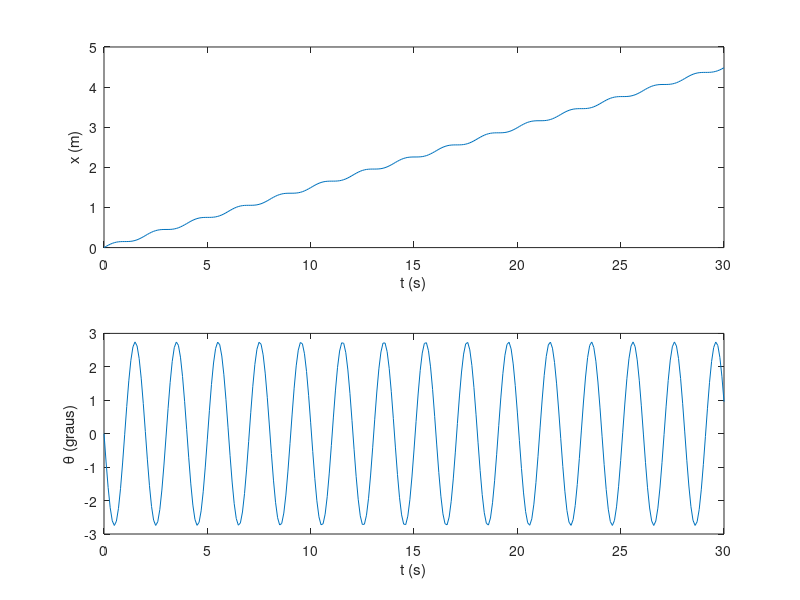
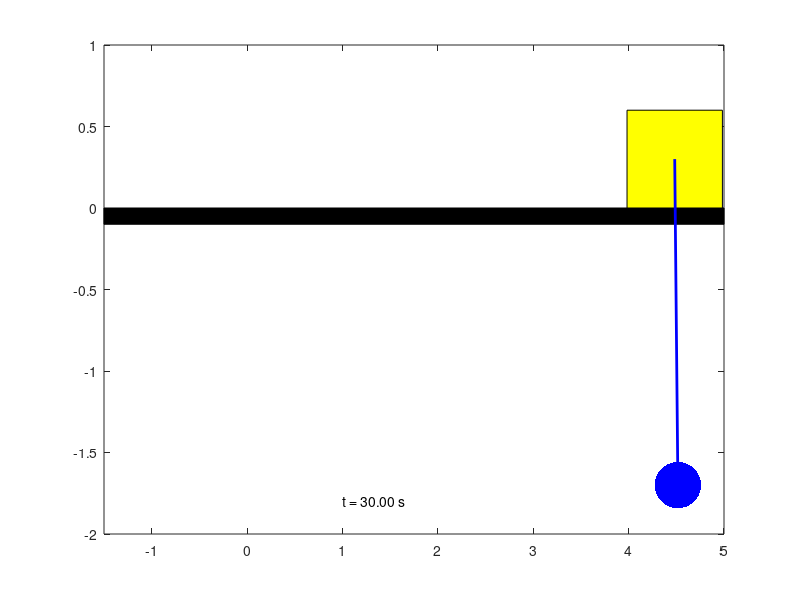

MATLAB code to generate these figures, in order:
%% Simulação do Problema da Grua (Aula 01) 
% Funções utilizadas (veja documentação): 
%  -> close: fechar figuras abertas
%  -> tf: função para criar funções de transferência
%  -> impulse: obter a resposta ao impulso unitário
%  -> figure: abrir (nova) figura
%  -> subplot: criar sub-gráficos em uma mesma figura
%  -> xlabel: texto do eixo X (abscissa)
%  -> ylabel: texto do eixo Y (ordenada)
%  -> xlim: valores mínimo e máximo da abscissa
%  -> ylim: valores mínimo e máximo da ordenada
%  -> hold on, off: plotar, ou não, o gráfico sobre os anteriores
%  -> plot: traçar um gráfico 2D
%  -> area: traçar gráfico 2D com interior preenchido
%  -> tic, toc: "tic" zera um contador de tempo e "toc" retorna o valor 
%    deste contador
close all;
% Dados numéricos
M = 1000; % massa do carro [kg]
m = 1000; % massa do gancho [kg]
I = 1; % Inércia do gancho [km*m^2]
L = 2; % Comprimento da correia [m]
g = 9.8; %  aceleração gravitacional [m/s^2]
s = tf('s'); % variável de Laplace
% Modelo dinâmico
%   -> TT(s)/F(s) = b1/(s^2-a1)
%   -> X(s)/F(s) = (a2*b1/(s^2-a1) + b2)/s^2 = (b2*s^2 - b2*a1 + a2*b1)/(s^4-a1*s^2)
a1 = -(M+m)*m*g*L/(I*(M+m)+M*m*L^2);
b1 = -m*L/(I*(M+m)+M*m*L^2);
a2 = m^2*L^2*g/(I*(M+m)+M*m*L^2);
b2 = (I+m*L^2)/(I*(M+m)+M*m*L^2);
TTs_Fs = b1/(s^2-a1);
Xs_Fs = (b2*s^2 - b2*a1 + a2*b1)/(s^4-a1*s^2);
% Simulação: Impulso de 500N, 
t=0:0.1:30; %vetor de tempo
x = impulse(Xs_Fs*300,t); % resposta da posição x do carro [m]
tt = impulse(TTs_Fs*300,t); % resposta do ângulo theta da correia [rad]
figure, % gráficos
subplot(211), plot(t,x), ylabel('x (m)'), xlabel('t (s)');
subplot(212), plot(t,tt*180/pi), ylabel('\theta (graus)'), xlabel('t (s)');
% Simulação
B = 1; % Comprimenhto do carro [m]
H = 0.6; % Altura do carro [m]
tic
for i=1:length(t)
    figure(2),
    area([-1.5;-1.5;5;5],[0;-0.1;-0.1;0],'FaceColor','k') % solo
    hold on,
    ylim([-2 1]),xlim([-1.5, 5]),
    area([-B/2;-B/2;B/2;B/2]+x(i),[0;H;H;0],'FaceColor','y') % carro
    plot([0 L*sin(tt(i))]+x(i),[0 -L*cos(tt(i))]+H/2,'b','LineWidth',2) % correia
    plot([L*sin(tt(i))+x(i)],[-L*cos(tt(i))+H/2],'b.','MarkerSize',100) % "gancho"
    text(1,-1.8,sprintf('t = %0.2f s',t(i)))
    pause(0.1-toc*(i>1)) % 0.1 segundo entre cada plot
    tic
    hold off
end
    